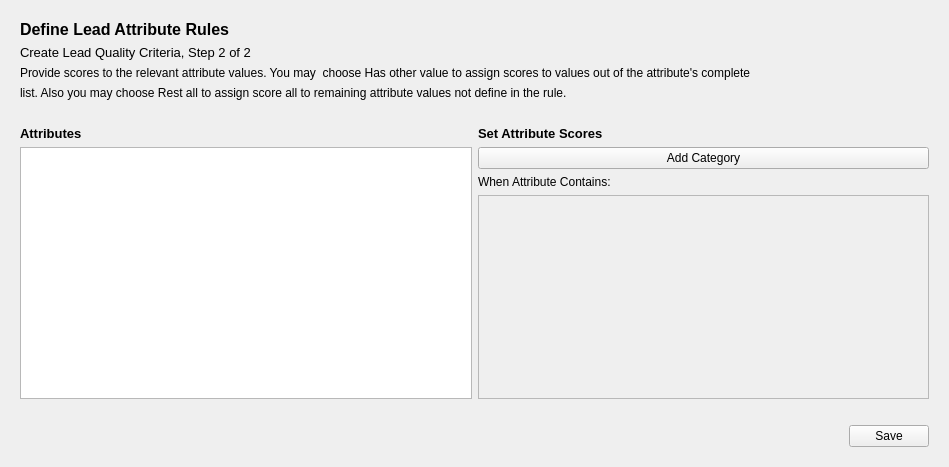
<?xml version="1.0" encoding="UTF-8"?>
<ui version="4.0">
 <class>icp_setup</class>
 <widget class="QWidget" name="icp_setup">
  <property name="geometry">
   <rect>
    <x>0</x>
    <y>0</y>
    <width>949</width>
    <height>467</height>
   </rect>
  </property>
  <property name="sizePolicy">
   <sizepolicy hsizetype="Expanding" vsizetype="Expanding">
    <horstretch>0</horstretch>
    <verstretch>0</verstretch>
   </sizepolicy>
  </property>
  <property name="windowTitle">
   <string>ICP Setup</string>
  </property>
  <layout class="QGridLayout" name="gridLayout_2">
   <item row="0" column="0">
    <widget class="QStackedWidget" name="stackedWidget">
     <property name="currentIndex">
      <number>1</number>
     </property>
     <widget class="QWidget" name="step1_page">
      <layout class="QVBoxLayout" name="verticalLayout_2">
       <item>
        <layout class="QGridLayout" name="gridLayout">
         <item row="0" column="0">
          <widget class="QLabel" name="choose_lbl">
           <property name="sizePolicy">
            <sizepolicy hsizetype="Expanding" vsizetype="Fixed">
             <horstretch>0</horstretch>
             <verstretch>0</verstretch>
            </sizepolicy>
           </property>
           <property name="font">
            <font>
             <pointsize>12</pointsize>
             <bold>true</bold>
            </font>
           </property>
           <property name="text">
            <string>Choose Lead Quality Attributes</string>
           </property>
          </widget>
         </item>
         <item row="3" column="0">
          <widget class="QLabel" name="instruction2_lbl">
           <property name="sizePolicy">
            <sizepolicy hsizetype="Expanding" vsizetype="Fixed">
             <horstretch>0</horstretch>
             <verstretch>0</verstretch>
            </sizepolicy>
           </property>
           <property name="text">
            <string>attribute and also indicate if it is mandatory for an attribute to have a value to calculate a quality score of a lead.</string>
           </property>
           <property name="wordWrap">
            <bool>true</bool>
           </property>
          </widget>
         </item>
         <item row="1" column="0">
          <widget class="QLabel" name="step1_lbl">
           <property name="sizePolicy">
            <sizepolicy hsizetype="Expanding" vsizetype="Fixed">
             <horstretch>0</horstretch>
             <verstretch>0</verstretch>
            </sizepolicy>
           </property>
           <property name="font">
            <font>
             <pointsize>10</pointsize>
            </font>
           </property>
           <property name="text">
            <string>Create Lead Quality Criteria, Step 1 of 2...	</string>
           </property>
          </widget>
         </item>
         <item row="2" column="0">
          <widget class="QLabel" name="instruction1_lbl">
           <property name="sizePolicy">
            <sizepolicy hsizetype="Expanding" vsizetype="Fixed">
             <horstretch>0</horstretch>
             <verstretch>0</verstretch>
            </sizepolicy>
           </property>
           <property name="text">
            <string>Choose attributes of lead which can potentially  define the quality of lead. You may choose to provide different weightage of each</string>
           </property>
          </widget>
         </item>
        </layout>
       </item>
       <item>
        <spacer name="horizontalSpacer_8">
         <property name="orientation">
          <enum>Qt::Horizontal</enum>
         </property>
         <property name="sizeHint" stdset="0">
          <size>
           <width>40</width>
           <height>20</height>
          </size>
         </property>
        </spacer>
       </item>
       <item>
        <widget class="QTableWidget" name="attribute_tbl"/>
       </item>
       <item>
        <layout class="QVBoxLayout" name="verticalLayout">
         <item>
          <widget class="QComboBox" name="add_combo">
           <property name="sizePolicy">
            <sizepolicy hsizetype="Expanding" vsizetype="Fixed">
             <horstretch>0</horstretch>
             <verstretch>0</verstretch>
            </sizepolicy>
           </property>
           <property name="autoFillBackground">
            <bool>false</bool>
           </property>
           <property name="currentText">
            <string notr="true"/>
           </property>
           <property name="placeholderText">
            <string>-- Add Lead Attribute --</string>
           </property>
           <item>
            <property name="text">
             <string>Country</string>
            </property>
           </item>
           <item>
            <property name="text">
             <string>City</string>
            </property>
           </item>
           <item>
            <property name="text">
             <string>Job Title</string>
            </property>
           </item>
           <item>
            <property name="text">
             <string>Industry</string>
            </property>
           </item>
           <item>
            <property name="text">
             <string>Years in Industry</string>
            </property>
           </item>
          </widget>
         </item>
         <item>
          <spacer name="verticalSpacer">
           <property name="orientation">
            <enum>Qt::Vertical</enum>
           </property>
           <property name="sizeHint" stdset="0">
            <size>
             <width>20</width>
             <height>40</height>
            </size>
           </property>
          </spacer>
         </item>
        </layout>
       </item>
       <item>
        <layout class="QHBoxLayout" name="horizontalLayout_2">
         <item>
          <widget class="QLabel" name="total_attributes_lbl">
           <property name="sizePolicy">
            <sizepolicy hsizetype="Preferred" vsizetype="Fixed">
             <horstretch>0</horstretch>
             <verstretch>0</verstretch>
            </sizepolicy>
           </property>
           <property name="text">
            <string/>
           </property>
          </widget>
         </item>
         <item>
          <spacer name="horizontalSpacer_2">
           <property name="orientation">
            <enum>Qt::Horizontal</enum>
           </property>
           <property name="sizeHint" stdset="0">
            <size>
             <width>40</width>
             <height>20</height>
            </size>
           </property>
          </spacer>
         </item>
         <item>
          <widget class="QLabel" name="total_lbl">
           <property name="sizePolicy">
            <sizepolicy hsizetype="Preferred" vsizetype="Fixed">
             <horstretch>0</horstretch>
             <verstretch>0</verstretch>
            </sizepolicy>
           </property>
           <property name="font">
            <font>
             <bold>true</bold>
            </font>
           </property>
           <property name="text">
            <string>Total Weights must be equal to 1.00</string>
           </property>
          </widget>
         </item>
        </layout>
       </item>
       <item>
        <widget class="QCheckBox" name="assign_checkbox">
         <property name="sizePolicy">
          <sizepolicy hsizetype="Expanding" vsizetype="Fixed">
           <horstretch>0</horstretch>
           <verstretch>0</verstretch>
          </sizepolicy>
         </property>
         <property name="text">
          <string>Assign weightage equally across the attributes</string>
         </property>
        </widget>
       </item>
       <item>
        <layout class="QHBoxLayout" name="horizontalLayout">
         <item>
          <spacer name="horizontalSpacer">
           <property name="orientation">
            <enum>Qt::Horizontal</enum>
           </property>
           <property name="sizeHint" stdset="0">
            <size>
             <width>40</width>
             <height>20</height>
            </size>
           </property>
          </spacer>
         </item>
         <item>
          <widget class="QPushButton" name="define_btn">
           <property name="sizePolicy">
            <sizepolicy hsizetype="Preferred" vsizetype="Fixed">
             <horstretch>0</horstretch>
             <verstretch>0</verstretch>
            </sizepolicy>
           </property>
           <property name="cursor">
            <cursorShape>PointingHandCursor</cursorShape>
           </property>
           <property name="styleSheet">
            <string notr="true">QPushButton {
        background-color: #007BFF;
        color: white;
        border-radius: 8px;
        padding: 8px 16px;
        font-size: 14px;
    }

    QPushButton:enabled {
        background-color: #007BFF;
        color: white;
    }

    QPushButton:hover:enabled {
        background-color: #005FCC;
    }

    QPushButton:pressed:enabled {
        background-color: #004B99;
    }

    QPushButton:disabled {
        background-color: #cccccc;
        color: #666666;
    }</string>
           </property>
           <property name="text">
            <string>Define Attribute Score&gt;</string>
           </property>
          </widget>
         </item>
        </layout>
       </item>
      </layout>
     </widget>
     <widget class="QWidget" name="step2_page">
      <layout class="QVBoxLayout" name="verticalLayout_6">
       <item>
        <layout class="QVBoxLayout" name="verticalLayout_4">
         <item>
          <widget class="QLabel" name="define_lbl_2">
           <property name="sizePolicy">
            <sizepolicy hsizetype="Expanding" vsizetype="Fixed">
             <horstretch>0</horstretch>
             <verstretch>0</verstretch>
            </sizepolicy>
           </property>
           <property name="font">
            <font>
             <pointsize>12</pointsize>
             <bold>true</bold>
            </font>
           </property>
           <property name="text">
            <string>Define Lead Attribute Rules</string>
           </property>
          </widget>
         </item>
         <item>
          <widget class="QLabel" name="step2_lbl_2">
           <property name="sizePolicy">
            <sizepolicy hsizetype="Expanding" vsizetype="Fixed">
             <horstretch>0</horstretch>
             <verstretch>0</verstretch>
            </sizepolicy>
           </property>
           <property name="font">
            <font>
             <pointsize>10</pointsize>
            </font>
           </property>
           <property name="text">
            <string>Create Lead Quality Criteria, Step 2 of 2	</string>
           </property>
          </widget>
         </item>
         <item>
          <widget class="QLabel" name="guide1_lbl_2">
           <property name="sizePolicy">
            <sizepolicy hsizetype="Expanding" vsizetype="Fixed">
             <horstretch>0</horstretch>
             <verstretch>0</verstretch>
            </sizepolicy>
           </property>
           <property name="text">
            <string>Provide scores to the relevant attribute values. You may  choose Has other value to assign scores to values out of the attribute's complete</string>
           </property>
          </widget>
         </item>
         <item>
          <widget class="QLabel" name="guide2_lbl_2">
           <property name="sizePolicy">
            <sizepolicy hsizetype="Expanding" vsizetype="Fixed">
             <horstretch>0</horstretch>
             <verstretch>0</verstretch>
            </sizepolicy>
           </property>
           <property name="text">
            <string>list. Also you may choose Rest all to assign score all to remaining attribute values not define in the rule.</string>
           </property>
           <property name="wordWrap">
            <bool>true</bool>
           </property>
          </widget>
         </item>
        </layout>
       </item>
       <item>
        <spacer name="horizontalSpacer_7">
         <property name="orientation">
          <enum>Qt::Horizontal</enum>
         </property>
         <property name="sizeHint" stdset="0">
          <size>
           <width>40</width>
           <height>20</height>
          </size>
         </property>
        </spacer>
       </item>
       <item>
        <layout class="QGridLayout" name="gridLayout_10">
         <item row="2" column="0">
          <widget class="QTableWidget" name="attribute_tbl_2">
           <attribute name="horizontalHeaderStretchLastSection">
            <bool>true</bool>
           </attribute>
          </widget>
         </item>
         <item row="0" column="0">
          <widget class="QLabel" name="label">
           <property name="font">
            <font>
             <pointsize>10</pointsize>
             <bold>true</bold>
            </font>
           </property>
           <property name="text">
            <string>Attributes</string>
           </property>
          </widget>
         </item>
         <item row="0" column="2">
          <widget class="QLabel" name="age_set_lbl_2">
           <property name="font">
            <font>
             <pointsize>10</pointsize>
             <bold>true</bold>
            </font>
           </property>
           <property name="text">
            <string>Set Attribute Scores</string>
           </property>
          </widget>
         </item>
         <item row="2" column="2">
          <layout class="QVBoxLayout" name="verticalLayout_3">
           <item>
            <widget class="QPushButton" name="add_btn">
             <property name="text">
              <string>Add Category</string>
             </property>
            </widget>
           </item>
           <item>
            <widget class="QLabel" name="when_lbl">
             <property name="text">
              <string>When Attribute Contains: </string>
             </property>
            </widget>
           </item>
           <item>
            <widget class="QScrollArea" name="scroll_area">
             <property name="widgetResizable">
              <bool>true</bool>
             </property>
             <widget class="QWidget" name="scrollAreaWidgetContents">
              <property name="geometry">
               <rect>
                <x>0</x>
                <y>0</y>
                <width>448</width>
                <height>170</height>
               </rect>
              </property>
              <layout class="QHBoxLayout" name="horizontalLayout_5"/>
             </widget>
            </widget>
           </item>
          </layout>
         </item>
        </layout>
       </item>
       <item>
        <spacer name="horizontalSpacer_3">
         <property name="orientation">
          <enum>Qt::Horizontal</enum>
         </property>
         <property name="sizeHint" stdset="0">
          <size>
           <width>40</width>
           <height>20</height>
          </size>
         </property>
        </spacer>
       </item>
       <item>
        <layout class="QHBoxLayout" name="horizontalLayout_4">
         <item>
          <spacer name="horizontalSpacer_6">
           <property name="orientation">
            <enum>Qt::Horizontal</enum>
           </property>
           <property name="sizeHint" stdset="0">
            <size>
             <width>40</width>
             <height>20</height>
            </size>
           </property>
          </spacer>
         </item>
         <item>
          <widget class="QPushButton" name="save_btn">
           <property name="text">
            <string>Save</string>
           </property>
          </widget>
         </item>
        </layout>
       </item>
      </layout>
     </widget>
    </widget>
   </item>
  </layout>
 </widget>
 <resources/>
 <connections/>
</ui>
